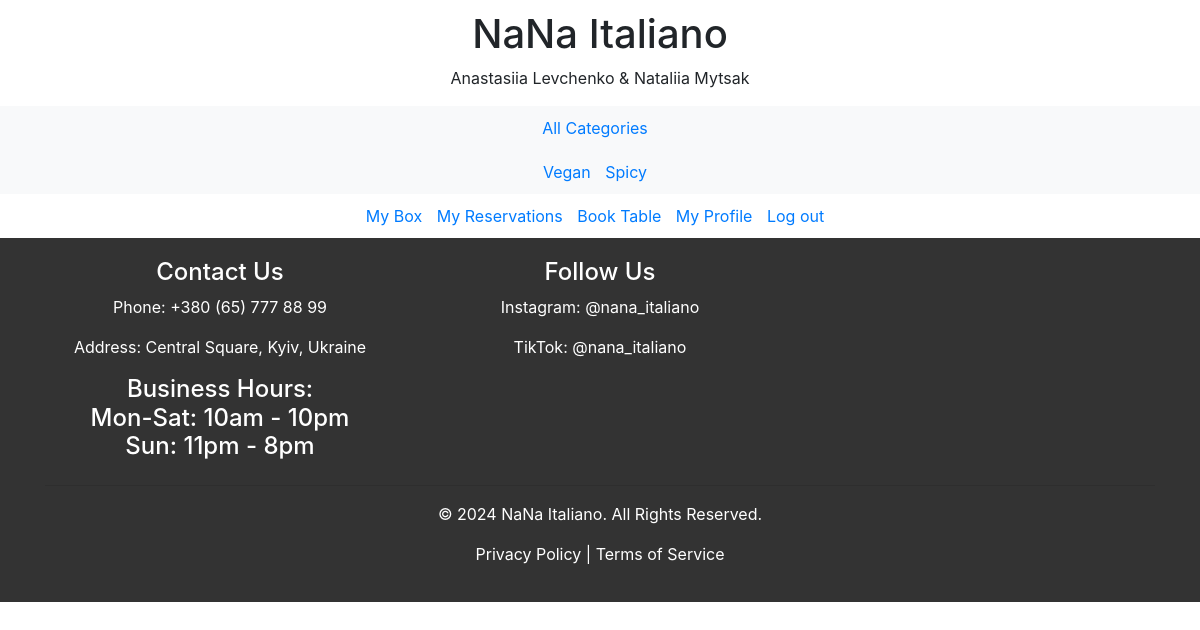
Page /menu/?spicy=1 on the earlier database version.
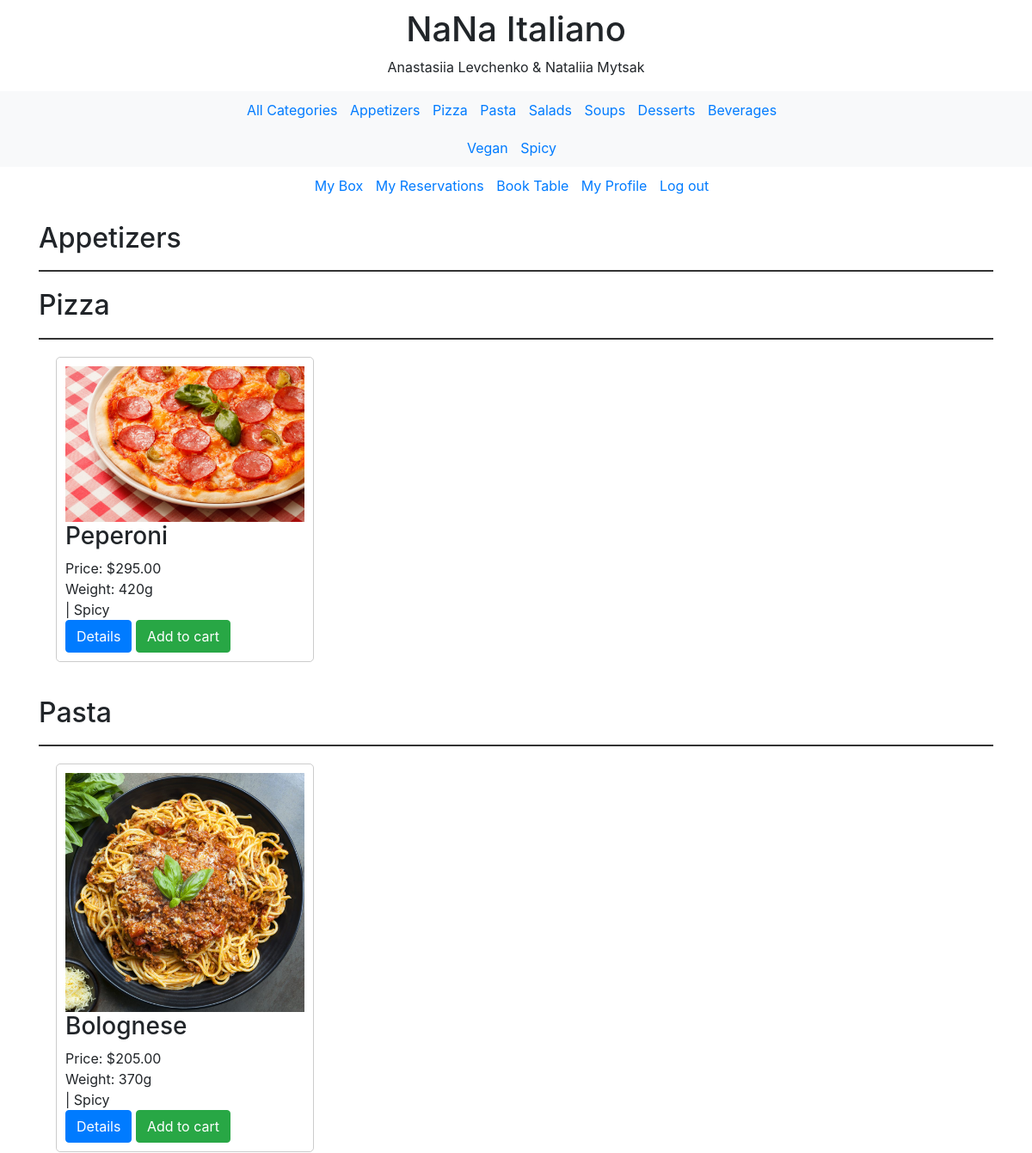
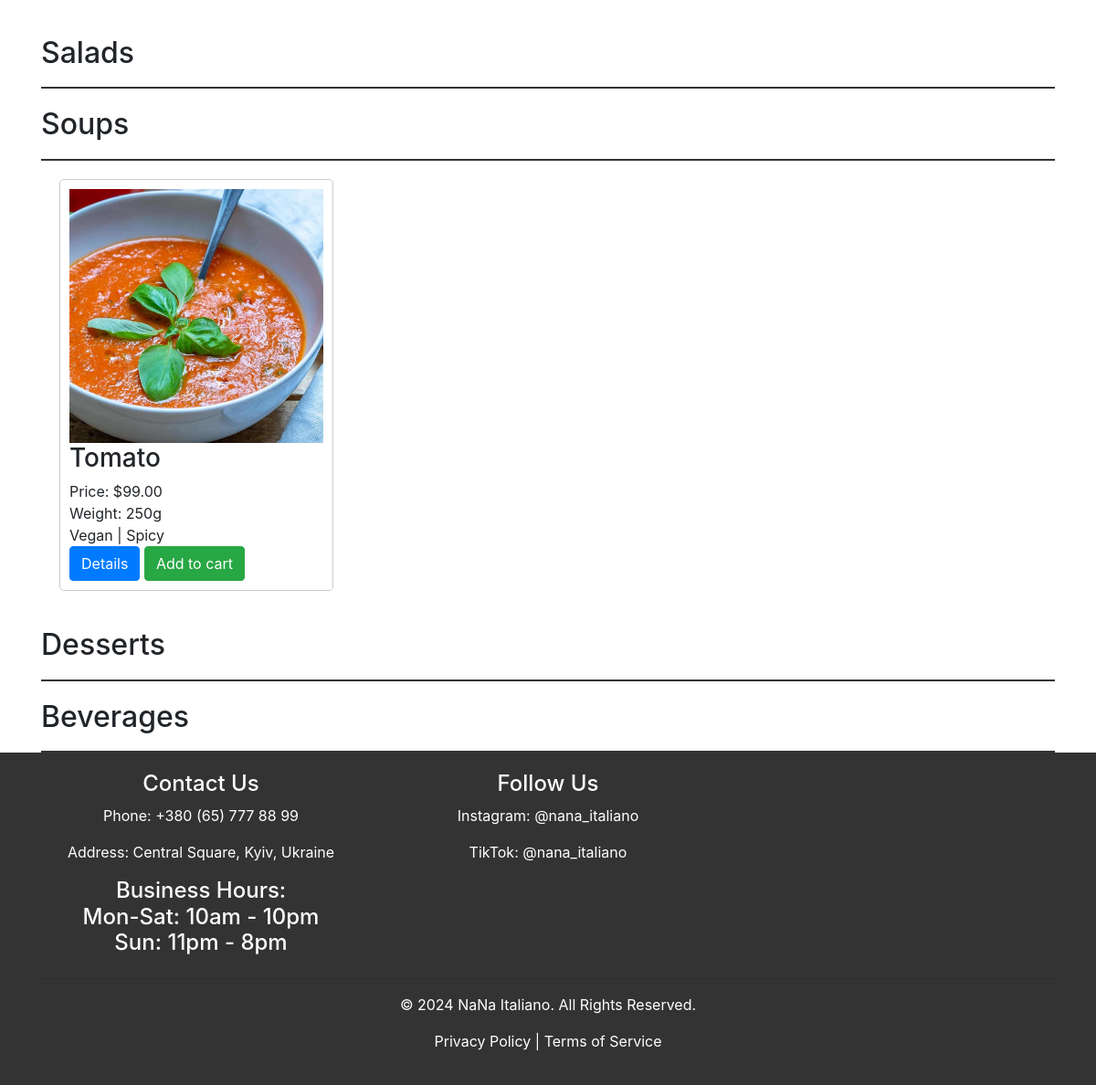
Same page on the later database version (2 pictures, top to bottom).
### menu/models.py (models this page shows, shortened)
class Category(models.Model):
    name = models.CharField(max_length=255, unique=True)

class Meal(models.Model):
    name = models.CharField(max_length=255, unique=True)
    weight = models.PositiveIntegerField(default=0)
    price = models.DecimalField(max_digits=10, decimal_places=2)
    category = models.ForeignKey(to=Category, on_delete=models.PROTECT)
    is_vegan = models.BooleanField(default=False)
    is_spicy = models.BooleanField(default=False)
    image = models.ImageField(upload_to='meals_images')

### menu/views.py (the view)
# urls.py: path('', index, name='index'),
def index(request, category_id=None):
    categories = Category.objects.all()
    meals = Meal.objects.all()
    if category_id:
        category = Category.objects.get(pk=category_id)
        meals = meals.filter(category=category)
    vegan = request.GET.get('vegan')
    if vegan:
        meals = meals.filter(is_vegan=True)
    spicy = request.GET.get('spicy')
    if spicy:
        meals = meals.filter(is_spicy=True)
    context = {
        'title': 'Menu',
        'categories': categories,
        'meals': meals,
        'selected_category_id': category_id,
        'vegan': vegan,
        'spicy': spicy
    }
    return render(request, 'menu/index.html', context)

### menu/templates/menu/index.html (shortened to what this page needs)
<!DOCTYPE html>
<html lang="en">
{% extends 'menu/base.html' %}
{% block content %}
<body>
    <div class="container">
            {% for category in categories %}
                <div class="category-title">
                    <h2>{{ category.name }}</h2>
                </div>
                <div class="row">
                    {% for meal in meals %}
                        {% if meal.category == category %}
                            <div class="col-md-4">
                                <div class="meal-card">
                                    {% if meal.image %}
                                        <img src="{{ meal.image.url }}" alt="{{ meal.name }}">
                                    {% endif %}
                                    <h3>{{ meal.name }}</h3>
                                    <p>Price: ${{ meal.price }}</p>
                                    <p>Weight: {{ meal.weight }}g</p>
                                    <p>{% if meal.is_vegan %}Vegan{% endif %}{% if meal.is_spicy %} | Spicy{% endif %}</p>
                                    <a href="{% url 'menu:meal_detail' meal.id %}" class="btn btn-primary">Details</a>
                                    <a href="{% url 'shopping_cart:add_to_cart' meal.id %}" class="btn btn-success">Add to cart</a>
                                </div>
                            </div>
                        {% endif %}
                    {% endfor %}
                </div>
            {% endfor %}
    </div>
</body>
{% endblock %}

### menu/templates/menu/base.html (shortened to what this page needs)
<!DOCTYPE html>
<html>
<head>
    <link href="https://stackpath.bootstrapcdn.com/bootstrap/4.5.2/css/bootstrap.min.css" rel="stylesheet">
</head>
<body>
    <header>
        <div class="container">
            <div class="row">
                <div class="col">
                    <h1>NaNa Italiano</h1>
                    <p>Anastasiia Levchenko & Nataliia Mytsak</p>
                </div>
            </div>
        </div>
    <nav class="category-strip">
        <div class="container">
            <ul>
                <li>
                    <a href="{% url 'menu:index' %}" {% if not selected_category_id %}class="active"{% endif %}>All Categories</a>
                </li>
                {% for category in categories %}
                    <li>
                        <a href="{% url 'menu:category' category.id %}" {% if selected_category_id == category.id %}class="active"{% endif %}>
                            {{ category.name }}
                        </a>
                    </li>
                {% endfor %}
            </ul>
        </div>
    </nav>
    <nav class="category-strip">
        <div class="container">
            <ul>
                <li><a href="{% url 'menu:index' %}?vegan=1" {% if vegan %}class="active"{% endif %}>Vegan</a></li>
                <li><a href="{% url 'menu:index' %}?spicy=1" {% if spicy %}class="active"{% endif %}>Spicy</a></li>
            </ul>
        </div>
    </nav>
        <nav class="additional-links">
            <div class="container">
                <ul>
                    <li><a href="{%url 'shopping_cart:view_cart'%}">My Box</a></li>
                    <li><a href="{% url 'reservations:user_reservations'%}">My Reservations</a></li>
                    <li> <a href="{% url 'reservations:booktbl'%}"> Book Table</a></li>
                    <li> <a href="{% url 'users:profile'%}"> My Profile</a></li>
                    <li><a href="{%url 'users:login' %}">Log out</a></li>
                </ul>
            </div>
        </nav>
    </header>
    {% block content %}{% endblock %}
    <footer>
        <div class="container">
            <div class="row">
                <div class="col-md-4">
                    <h4>Contact Us</h4>
                    <p>Phone: +380 (65) 777 88 99</p>
                    <p>Address: Central Square, Kyiv, Ukraine</p>
                    <h4>Business Hours:<br> Mon-Sat: 10am - 10pm<br> Sun: 11pm - 8pm</h4>
                </div>
                <div class="col-md-4">
                    <h4>Follow Us</h4>
                    <p>Instagram:  @nana_italiano</p>
                    <p>TikTok:     @nana_italiano</p>
                </div>
            </div>
            <hr>
            <div class="row">
                <div class="col-md-12">
                    <p>&copy; 2024 NaNa Italiano. All Rights Reserved.</p>
                    <p>Privacy Policy | Terms of Service</p>
                </div>
            </div>
        </div>
    </footer>
</body>
</html>

### menu/templates/menu/base.html (style rules this page uses)
header { width: 100%; background-color: #fff; z-index: 1000; padding: 10px 0; text-align: center; }
.category-strip { background-color: #f8f9fa; padding: 10px 0; text-align: center; }
.category-strip ul { list-style-type: none; margin: 0; padding: 0; }
.category-strip ul li { display: inline-block; margin-right: 10px; }
.category-title { margin-top: 20px; border-bottom: 2px solid #333; padding-bottom: 10px; }
.additional-links { display: inline-block; margin-top: 10px; }
.additional-links ul { list-style-type: none; margin: 0; padding: 0; }
.additional-links ul li { display: inline-block; margin-right: 10px; }
footer { background-color: #333; color: #fff; padding: 20px 0; text-align: center; }

### menu/templates/menu/index.html (style rules this page uses)
.category-title { margin-top: 20px; border-bottom: 2px solid #333; padding-bottom: 10px; }
.meal-card { width: 300px; margin: 20px; padding: 10px; border: 1px solid #ccc; border-radius: 5px; display: inline-block; }
.meal-card img { max-width: 100%; height: auto; }
.meal-card h3 { margin-top: 0; }
.meal-card p { margin-bottom: 0; }

Differences in the rows shown:
added Category: name "Appetizers"
added Category: name "Pizza"
added Category: name "Pasta"
added Category: name "Salads"
added Category: name "Soups"
added Category: name "Desserts"
added Category: name "Beverages"
added Meal: image (picture), name "Peperoni", price "295.00", weight "420", is_spicy "| Spicy", shown under "Pizza"
added Meal: image (picture), name "Bolognese", price "205.00", weight "370", is_spicy "| Spicy", shown under "Pasta"
added Meal: image (picture), name "Tomato", price "99.00", weight "250", is_vegan "Vegan", is_spicy "| Spicy", shown under "Soups"
